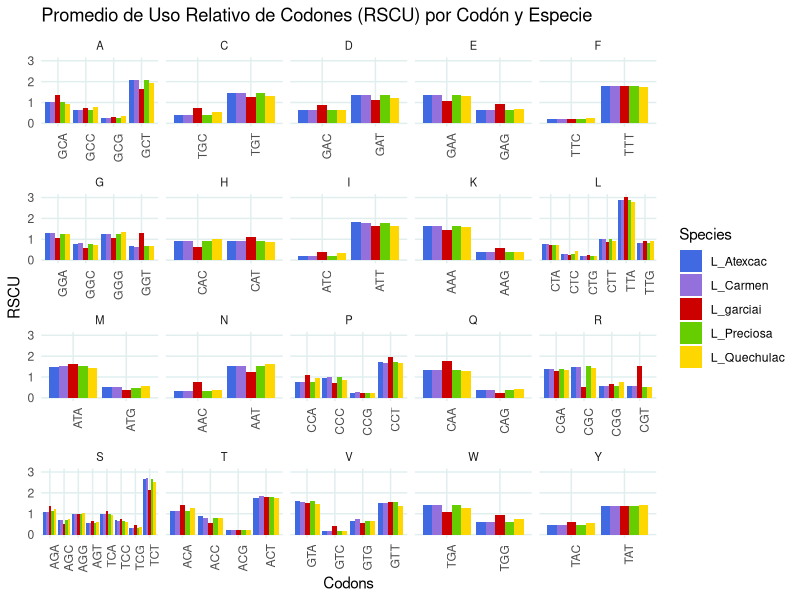

Source code (R):
#Load libraries
library(ggplot2)
library(dplyr)
library(tidyr)

#Load data
datos <- read.csv("../data/RSCU_Todo_pR.txt", sep = "\t")

#Transform data to long format
datos_largos <- datos %>%
  pivot_longer(cols = starts_with("L_"), 
               names_to = "Species", 
               values_to = "RSCU")
#Check data structure
head(datos_largos)

# Calcular el promedio de RSCU por codón y especie
datos_resumidos_codones <- datos_largos %>%
  group_by(Species, AMINOACIDS, CODONS) %>%
  summarise(RSCU_promedio = mean(RSCU, na.rm = TRUE))

# Definir una paleta de colores personalizada para cada especie
colores_especies <- c("L_garciai" = "red3", "L_Atexcac" = "royalblue", 
                      "L_Carmen" = "mediumpurple", "L_Preciosa" = "chartreuse3", 
                      "L_Quechulac" = "gold")

pdf("RSCU_codons.pdf", width = 10, height = 8)

# Crear el gráfico con colores personalizados y ajuste de cuadrícula
ggplot(datos_resumidos_codones, aes(x = CODONS, y = RSCU_promedio, fill = Species)) +
  geom_bar(stat = "identity", position = "dodge") +
  facet_wrap(~ AMINOACIDS, scales = "free_x") +
  labs(title = "Promedio de Uso Relativo de Codones (RSCU) por Codón y Especie",
       x = "Codons",
       y = "RSCU") +
  scale_fill_manual(values = colores_especies) +  # Aplicar colores personalizados
  theme_minimal() +
  theme(
    axis.text.x = element_text(angle = 90, hjust = 1),
    strip.text = element_text(size = 8),
    panel.grid.major = element_line(color = "azure2"),  # Aclarar las líneas de la cuadrícula mayor
    panel.grid.minor = element_blank()  # Eliminar las líneas de la cuadrícula menor
  )

dev.off()  # Cierra el archivo PDF
